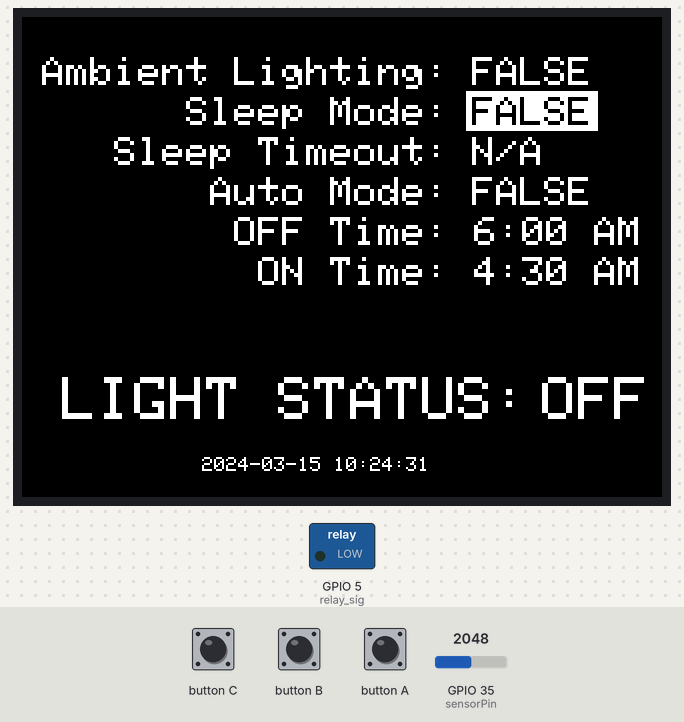
Bench run of a sketch on a simulated ESP32. Shown: 320×240 colour display, switched loads named in the sketch (green lamp = pin HIGH). The test bench sets the inputs (shaded band); at power-on: GPIO 35 (sensorPin) = 2048. The local clock reads 2024-03-15 10:24:30 at power-on unless the sketch sets it; what the sketch prints to the serial monitor is not drawn.

Above: at 1.3 s.
1.4 s: button B pressed for 0.15 s
At 2.6 s:
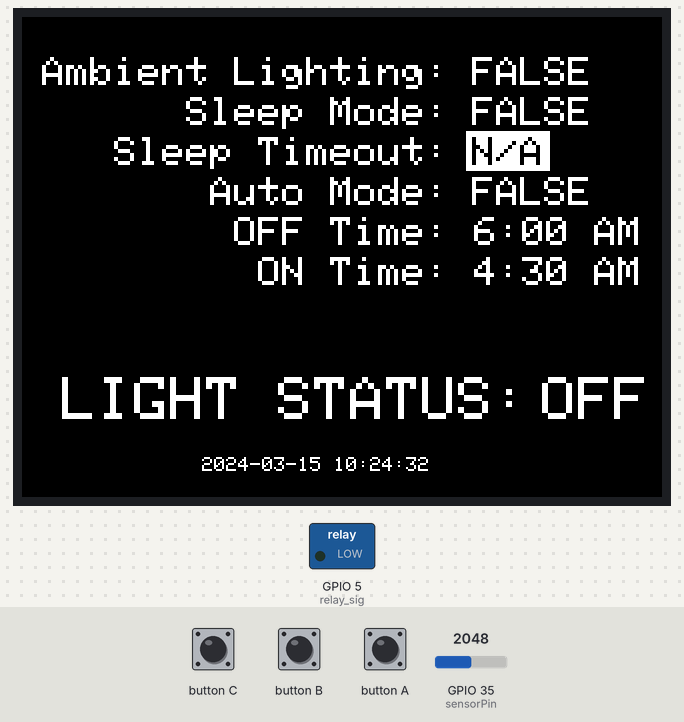
4.5 s: GPIO 35 (sensorPin) set to 3942
6.5 s: GPIO 35 (sensorPin) set to 4070
At 7.6 s:
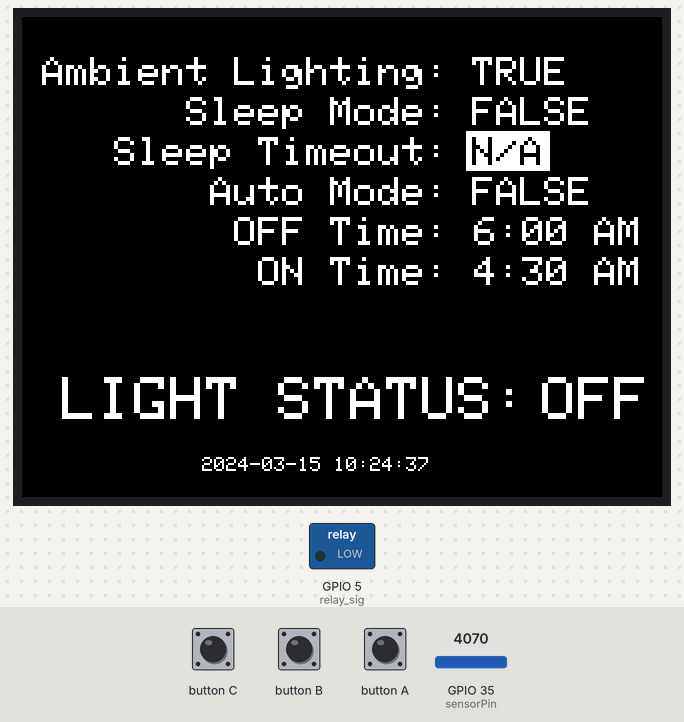
9.5 s: GPIO 35 (sensorPin) set to 1066
11.5 s: GPIO 35 (sensorPin) set to 972
At 12.7 s:
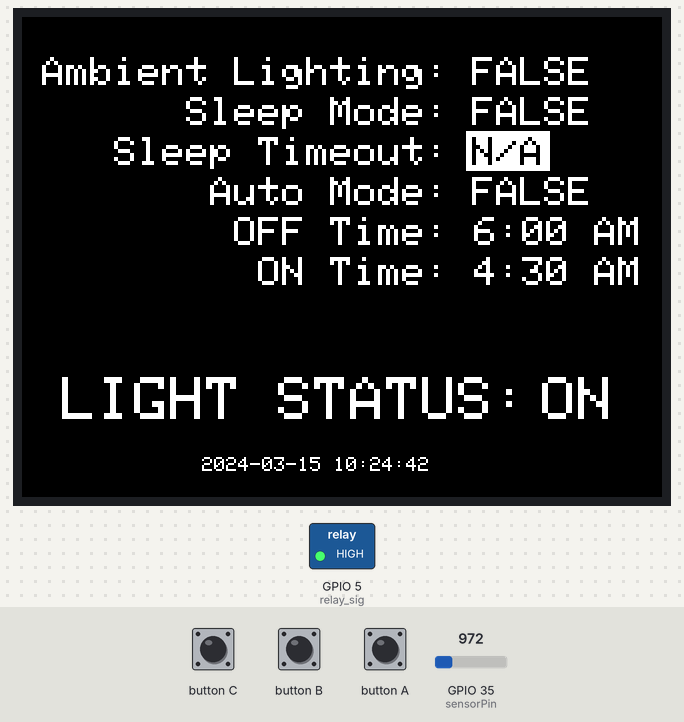
14.5 s: button A pressed for 0.15 s
At 15.8 s:
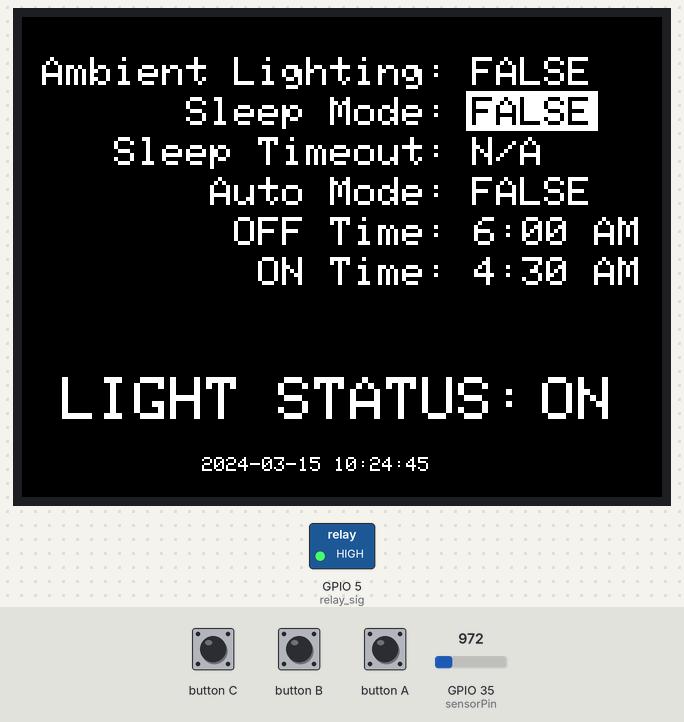
Timing chart, 0 to 17.5 s (numbered marks = the images above; inputs shaded):
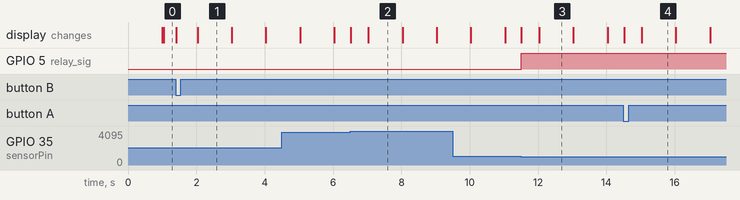

The sketch:

M5Stack_Automated_Light_Switch.ino
```cpp
// (licence header left out)
#include <stdio.h>
#include <DS1302.h>
#include <TimeLib.h>
#include <M5Stack.h>
#include "utility/MPU9250.h"

// Connections
// Relay Switch (GND --> M5Stack Ground, VCC --> M5Stack VCC, Signal --> M5Stack Pin 5)
// DS1302 RTC Module (GND --> M5Stack Ground, VCC --> M5Stack VCC, CLK --> M5Stack Pin 22, DAT --> M5Stack Pin 21, RST --> M5Stack Pin 18)
// LDR (Resistor 1K --> M5Stack Ground & Pin 35, LDR --> M5Stack VCC & Pin 35)


namespace {

// Set the appropriate digital I/O pin connections. These are the pin
// assignments for the Arduino as well for as the DS1302 chip. See the DS1302
// datasheet:
//
//   http://datasheets.maximintegrated.com/en/ds/DS1302.pdf
const int kCePin   = 18;                    // Chip Enable
const int kIoPin   = 21;                    // Input/Output
const int kSclkPin = 22;                    // Serial Clock
const int kGatePin = 19;                    // MI Pin
int sensorPin = 35;                         // select the input pin for the voltage measurement signal
int sensorValue = 0;                        // variable to store the value coming from the sensor
int debug = 1;                              // enable if you'd like to use serial monitor
int toggle_switch = 0;
int sleep_mode = 0;
int sleep_timer = 0;
int ambient_light = 0;
int auto_mode = 0;
int cursor_pos = 2;
int stat_changed = 1;
int adj_sleep_timer = 0;
int time_counter = 0;
int relay_sig = 5;
const int enable_rtc_time_set = 0;          // enable this if you want to set new time/date in RTC
int cur_time[6] = {2018,11,11,22,36,30};
int off_time[6]= {2018,11,12,6,0,0};
int on_time[6] = {2018,11,12,4,0,0};
int sleep_start = 0;
int timer_value = 5;

DS1302 rtc(kCePin, kIoPin, kSclkPin);       // Create a DS1302 object.

}  // namespace

void setup() {
  Serial.begin(115200);
  pinMode(relay_sig, OUTPUT);
  if (enable_rtc_time_set) {
    // Initialize a new chip by turning off write protection and clearing the
    // clock halt flag. These methods needn't always be called. See the DS1302
    // datasheet for details.
    rtc.writeProtect(false);
    rtc.halt(false);
    Time t(cur_time[0],cur_time[1],cur_time[2],cur_time[3],cur_time[4],cur_time[5], Time::kSunday);       // Make a new time object to set the date and time.
    rtc.time(t);                                   // Set the time and date on the chip.
  }
  Time t = rtc.time();                              // Retrieve the time and date from RTC
  setTime(t.hr,t.min,t.sec,t.date,t.mon,t.yr);      // Set arduino internal clock the time and date retrieved from RTC
  M5.begin();                                       // initialize the M5Stack object
//  M5.startupLogo();

  lcd_text(10,20,2,WHITE,"Ambient Lighting:",0);
  lcd_text(10,40,2,WHITE,"      Sleep Mode:",0);
  lcd_text(10,60,2,WHITE,"   Sleep Timeout:",0);
  lcd_text(10,80,2,WHITE,"       Auto Mode:",0);
  lcd_text(10,100,2,WHITE,"        OFF Time: 6:00 AM",0);
  lcd_text(10,120,2,WHITE,"         ON Time: 4:30 AM",0);
  lcd_text(20,180,3,WHITE,"LIGHT STATUS:",0);
  M5.lcd.setBrightness(100);

}

// Procedure to write a varying txt on LCD given x and y location, suze

void lcd_text(int x, int y, int tsize, int color, String txt, int varying) {
  int xmult = 0;
  int ymult = 0;
  M5.Lcd.setTextSize(tsize);
  if (varying==1){
    if (tsize==1){
      xmult = 6;
      ymult = 7;
    }else if (tsize==2){
      xmult = 12;
      ymult = 14;
    }else if (tsize==3){
      xmult = 18;
      ymult = 21;
    }else if (tsize==4){
      xmult = 24;
      ymult = 28;
    }
    M5.Lcd.drawRect(x-3, y-3, txt.length()*xmult+6, ymult+6, BLACK);
    M5.Lcd.fillRect(x-3, y-3, txt.length()*xmult+6, ymult+6, BLACK);
  }
  M5.Lcd.setCursor(x, y);
  M5.Lcd.setTextColor(color);
  M5.Lcd.print(txt);
}

void lcd_select_text(int x, int y, int tsize, String txt) {
  int xmult = 0;
  int ymult = 0;
  M5.Lcd.setTextSize(tsize);
  if (tsize==1){
    xmult = 6;
    ymult = 7;
  }else if (tsize==2){
    xmult = 12;
    ymult = 14;
  }else if (tsize==3){
    xmult = 18;
    ymult = 21;
  }else if (tsize==4){
    xmult = 24;
    ymult = 28;
  }
  M5.Lcd.drawRect(x-3, y-3, txt.length()*xmult+6, ymult+6, WHITE);
  M5.Lcd.fillRect(x-3, y-3, txt.length()*xmult+6, ymult+6, WHITE);
  M5.Lcd.setCursor(x, y);
  M5.Lcd.setTextColor(BLACK);
  M5.Lcd.print(txt);
}

void printTime() {                          // Function to display current time/date in serial monitor
  // Get the current time and date from the chip.
  time_t timeNow = now();
  // Name the day of the week.
  //const String day = dayAsString(t.day);

  // Format the time and date and insert into the temporary buffer.
  char buf[50];
  snprintf(buf, sizeof(buf), "%04d-%02d-%02d %02d:%02d:%02d",
           year(timeNow), month(timeNow), day(timeNow),
           hour(timeNow), minute(timeNow), second(timeNow));

  // Print the formatted string to serial so we can see the time.
  if (millis()%1000 < 50){
    lcd_text(90,220,1,WHITE,buf,1);
  }

}


void loop() {

  printTime();                                      // Loop and print the time every second.
  sensorValue = analogRead(sensorPin);

  // When sleep timer has been reached this will disable sleep_mode and reset sleep_timer to zero, it will also flag toggle_switch which disable the relay

  if ((sleep_timer>0)&&((millis()-sleep_timer)>(timer_value*60000))){
    sleep_timer = 0;
    sleep_mode = 0;
    stat_changed = 1;
    toggle_switch = 0;
  }

  // If the sensor value of the LDR is high enough, ambient light flag will be set to normal, otherwise, its considered dark in the room
  if ((sensorValue > 4000) && (ambient_light == 0)){
    stat_changed = 1;
    ambient_light = 1;
    toggle_switch = 0;
  }
  else if ((sensorValue < 1000)&&(ambient_light == 1)){
    stat_changed = 1;
    toggle_switch = 1;
    ambient_light = 0;
  }

  if (debug==1) {
    //Serial.print(" Timer Value ");
    //Serial.print(millis());
    //Serial.print(" Difference Value ");
    //Serial.println(millis()%1000);
    Serial.print("LDR Value: ");
    Serial.println(sensorValue);
  }

  if (stat_changed == 1){
    if (toggle_switch == 1){
      lcd_text(260,180,3,WHITE,"ON ",1);
      digitalWrite(relay_sig, HIGH);
    }else{
      lcd_text(260,180,3,WHITE,"OFF",1);
      digitalWrite(relay_sig, LOW);
    }

    if (ambient_light == 1){
      lcd_text(225,20,2,WHITE,"TRUE ",1);
    }
    else{
      lcd_text(225,20,2,WHITE,"FALSE",1);
    }
    if (sleep_mode == 1){
      lcd_text(225,40,2,WHITE,"TRUE ",1);
      lcd_text(225,60,2,WHITE,String(timer_value) + " MINS",1);
    }
    else{
      lcd_text(225,40,2,WHITE,"FALSE",1);
      lcd_text(225,60,2,WHITE,"N/A     ",1);
      sleep_timer = 0;
    }
    if (auto_mode == 1){
      lcd_text(225,80,2,WHITE,"TRUE ",1);
    }
    else{
      lcd_text(225,80,2,WHITE,"FALSE",1);
    }

    switch (cursor_pos){
      case 1:
        if (ambient_light == 1){
          lcd_select_text(225,20,2,"TRUE ");
        }
        else{
          lcd_select_text(225,20,2,"FALSE");
        }
        break;
      case 2:
        if (sleep_mode== 1){
          lcd_select_text(225,40,2,"TRUE ");
        }
        else{
          lcd_select_text(225,40,2,"FALSE");
        }
        break;
      case 3:
        if (sleep_mode == 1){
          lcd_select_text(225,60,2,String(timer_value)+ " MINS");
        }else{
          lcd_select_text(225,60,2,"N/A");
        }
        break;
      case 4:
        if (auto_mode== 1){
          lcd_select_text(225,80,2,"TRUE ");
        }
        else{
          lcd_select_text(225,80,2,"FALSE");
        }
        break;
      default:
        break;
    }
    stat_changed = 0;
  }
  if(M5.BtnA.wasPressed()) {
    if (adj_sleep_timer == 1){
        if (timer_value>1){
          timer_value = timer_value - 1;
        }
    }
    else{
      if (cursor_pos>2){
        cursor_pos = cursor_pos - 1;
      }
      else{
        cursor_pos = 4;
      }
    }
    stat_changed = 1;
  }
  if(M5.BtnB.wasPressed()) {
    if (adj_sleep_timer == 1){
        if (timer_value<=120){
          timer_value = timer_value + 1;
        }
    }
    else{
      if (cursor_pos<4){
        cursor_pos = cursor_pos + 1;
      }
      else{
        cursor_pos = 2;
      }
      Serial.println(cursor_pos);
    }
    stat_changed = 1;
  }

  if(M5.BtnC.wasPressed()) {
    if (adj_sleep_timer == 1){
      adj_sleep_timer = 0;
    }
    else{
      switch (cursor_pos){
        case 1:
          ambient_light = !ambient_light;
          break;
        case 2:
          sleep_mode = !sleep_mode;
          sleep_timer = millis();
          break;
        case 3:
          adj_sleep_timer = 1;
          break;
        case 4:
          auto_mode = !auto_mode;
          break;
        default:
          break;
      }
      stat_changed = 1;
    }
  }
  //delay(100);
  M5.update();
}
```

Measured:
- the behaviour switches between 4000 and 4001 on GPIO 35 (sensorPin) (found by bisection; images 1 and 2)
- the behaviour switches between 1000 and 999 on GPIO 35 (sensorPin) (found by bisection; images 2 and 3)
- after the input at 1.4 s, the display: first changes at once (image 1 shows a later state)
- after the input at 6.5 s, the display: first changes at once (image 2 shows a later state)
- after the input at 11.5 s, GPIO 5 (relay_sig): LOW → HIGH at once
